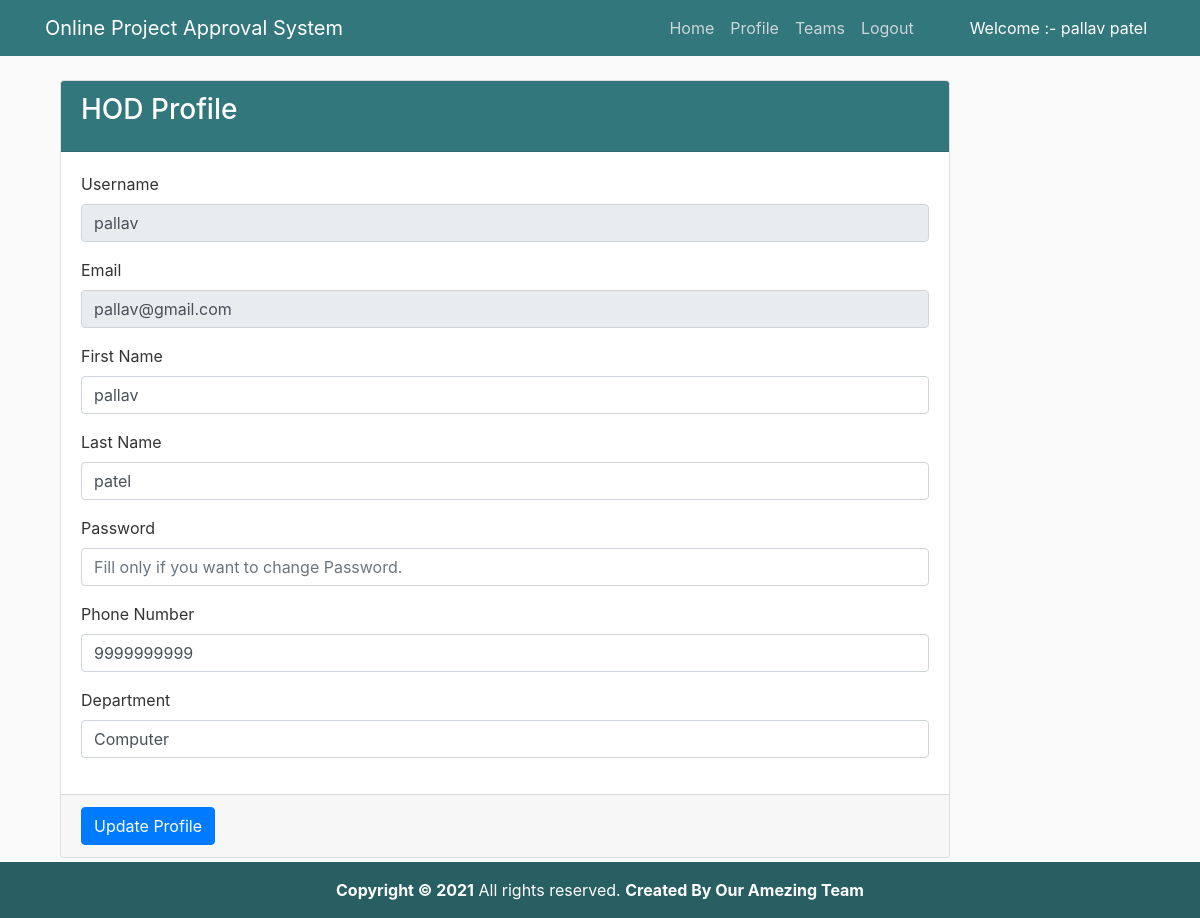
Screenshot of /hod_profile/ (signed in) with the database file from the repository.
### project/models.py (models this page shows, shortened)
class CustomUser(AbstractUser):
    user_type_data = ((1, 'Admin'), (2, 'HOD'), (3, 'Guide'), (4, 'Student'))
    user_type = models.CharField(default = 1, choices = user_type_data, max_length = 10)

class HOD(models.Model):
    id = models.AutoField(primary_key = True)
    admin = models.OneToOneField(CustomUser, on_delete= models.CASCADE)
    phone_number = models.CharField(max_length=15)
    department = models.CharField(max_length=20)
    objects = models.Manager()

### project/hodViews.py (the view)
# urls.py: path('hod_profile/', hodViews.hod_profile, name="hod_profile"),
def hod_profile(request):
    user = CustomUser.objects.get(id=request.user.id)
    h_obj = HOD.objects.get(admin=user)
    context = {
        "h_obj" :  h_obj,
        "user" : user
    }
    return render(request, 'project/hod_templates/hod_profile.html', context)

### project/LoginCheckMiddleWare.py (called while the page is built, shortened)
    def process_view(self, request, view_func, view_args, view_kwargs):
        modulename = view_func.__module__
        user = request.user
        if user.is_authenticated:
            if user.user_type == "1":
                if modulename == "project.adminViews":
                    pass
                elif modulename == "project.views" or modulename == "django.views.static":
                    pass
                else:
                    return redirect("admin_home")
            elif user.user_type == "2":
                if modulename == "project.hodViews":
                    pass
                elif modulename == "project.views" or modulename == "django.views.static":
                    pass
                else:
                    return redirect("hod_home")
            else:
                return redirect("doLogin")

### project/templates/project/hod_templates/hod_profile.html (shortened to what this page needs)
{% extends 'project/hod_templates/base_template.html' %}
{% block content %}
{% load static %}
<section class="content">
        <div class="container-fluid">
            <div class="row">
                <div class="col-md-12">
                    <div class="card card-primary">
                    <div class="card-header">
                        <h3 class="card-title">HOD Profile</h3>
                    </div>
                    <form role="form" method="POST" action="{% url 'hod_profile_update' %}">
                        <div class="card-body">
                            <div class="form-group">
                                <label>Username </label>
                                <input type="text" class="form-control" name="username" value="{{ user.username }}" disabled="disabled">
                            </div>
                            <div class="form-group">
                                <label>Email </label>
                                <input type="text" class="form-control" name="email" value="{{ user.email }}" disabled="disabled">
                            </div>
                            <div class="form-group">
                                <label>First Name </label>
                                <input type="text" class="form-control" name="first_name" value="{{ user.first_name }}">
                            </div>
                            <div class="form-group">
                                <label>Last Name </label>
                                <input type="text" class="form-control" name="last_name" value="{{ user.last_name }}">
                            </div>
                            <div class="form-group">
                                <label>Password </label>
                                <input type="text" class="form-control" name="password" placeholder="Fill only if you want to change Password.">
                            </div>
                            <div class="form-group">
                                <label>Phone Number </label>
                                <input type="text" class="form-control" name="phone_number" value="{{ h_obj.phone_number }}">
                            </div>
                            <div class="form-group">
                                <label>Department </label>
                                <input type="text" class="form-control" name="department" value="{{ h_obj.department }}">
                            </div>
                        </div>
                        <div class="card-footer">
                        <button type="submit" class="btn btn-primary">Update Profile</button>
                        </div>
                    </form>
                    </div>
                </div>
            </div>
        </div>
      </section>
  {% endblock content %}

### project/templates/project/hod_templates/base_template.html (shortened to what this page needs)
{% load static %}
<!DOCTYPE html>
<html lang="en" dir="ltr">
  <head>
    <link rel="stylesheet" href="https://stackpath.bootstrapcdn.com/bootstrap/4.3.1/css/bootstrap.min.css">
    <link rel="stylesheet" href="{% static 'project/main.css' %}">
    <link rel="stylesheet" href="{% static "fontawesome-free/css/all.min.css" %}">
    <link rel="stylesheet" href="https://code.ionicframework.com/ionicons/2.0.1/css/ionicons.min.css">
    <link rel="stylesheet" href="{% static "daterangepicker/daterangepicker.css" %}">
  </head>
  <body>
    <header class="site-header">
      <nav class="navbar navbar-expand-md navbar-dark bg-steel fixed-top">
        <div class="container">
          <a href="/" class="navbar-brand mr-4" >Online Project Approval System</a>
          <div class="collapse navbar-collapse" id="navbarToggle">
            <div class="navbar-nav">
              {% if user.is_authenticated %}
                <a href="{% url 'hod_home' %}" class="nav-item nav-link">Home</a>
                <a href="{% url 'hod_profile' %}" class="nav-item nav-link">Profile</a>
                <a href="{% url 'hod_team_view' %}" class="nav-item nav-link">Teams</a>
                <a href="{% url 'logout_user' %}" class="nav-item nav-link">Logout</a>
                <a class="nav-item nav-link pl-5" style="color:white;"> Welcome :- {{ user.first_name }} {{ user.last_name }}</a>
              {% else %}
                <a href="{% url 'project-home' %}" class="nav-item nav-link">Home</a>
                <a href="{% url 'doLogin' %}" class="nav-item nav-link">Login</a>
                <a href="{% url 'project-about' %}" class="nav-item nav-link">About</a>
              {% endif %}
            </div>
          </div>
        </div>
      </nav>
    </header>
   <main role="main" class="container">
      <div class="row">
        <div class="col-md-10">
          {% block content %}
          {% endblock %}
        </div>
      </div>
    </main>
    <footer class="text-left text-white fixed-bottom" style="background-color:#32777c;">
      <div class="text-center p-3" style="background-color:rgba(0,0,0,0.2);">
      <strong>Copyright &copy; {% now "Y" %}</strong>
      All rights reserved.
        <b>Created By Our <a class="text-white" href="{% url 'project-about' %}">Amezing Team</a></b>
      </div>
    </footer>
  </body>
</html>

### static/project/main.css (style rules this page uses)
body { background: #fafafa; color: #333333; margin-top: 5rem; }
h1, h2, h3, h4, h5, h6 { color: #444444; }
.bg-steel { background-color: #32777c; }
.site-header .navbar-nav .nav-link { color: #cbd5db; }

### project/templates/project/hod_templates/base_template.html (style rules this page uses)
.card-header { background-color : #32777c; }
h3 { color:white; }
body { margin-bottom : 60px; }

### rows the page displays
CustomUser: first_name "pallav", last_name "patel", username "pallav", email "pallav@gmail.com"
HOD: phone_number "9999999999", department "Computer"
